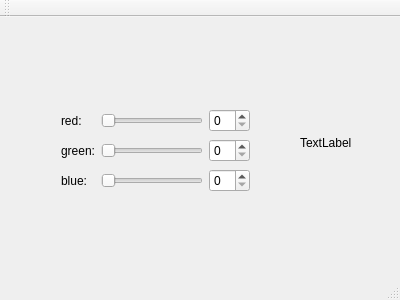
<?xml version="1.0" encoding="UTF-8"?>
<ui version="4.0">
 <class>MainWindow</class>
 <widget class="QMainWindow" name="MainWindow">
  <property name="geometry">
   <rect>
    <x>0</x>
    <y>0</y>
    <width>400</width>
    <height>300</height>
   </rect>
  </property>
  <property name="windowTitle">
   <string>MainWindow</string>
  </property>
  <widget class="QWidget" name="centralWidget">
   <widget class="QWidget" name="gridLayoutWidget">
    <property name="geometry">
     <rect>
      <x>50</x>
      <y>80</y>
      <width>211</width>
      <height>109</height>
     </rect>
    </property>
    <layout class="QGridLayout" name="gridLayout">
     <item row="2" column="0">
      <widget class="QLabel" name="labelGreen">
       <property name="text">
        <string>green:</string>
       </property>
      </widget>
     </item>
     <item row="3" column="1">
      <widget class="QSlider" name="horizontalSliderBlue">
       <property name="orientation">
        <enum>Qt::Horizontal</enum>
       </property>
      </widget>
     </item>
     <item row="3" column="0">
      <widget class="QLabel" name="labelBlue">
       <property name="text">
        <string>blue:</string>
       </property>
      </widget>
     </item>
     <item row="1" column="1">
      <widget class="QSlider" name="horizontalSliderRed">
       <property name="orientation">
        <enum>Qt::Horizontal</enum>
       </property>
      </widget>
     </item>
     <item row="1" column="0">
      <widget class="QLabel" name="labelRed">
       <property name="text">
        <string>red:</string>
       </property>
      </widget>
     </item>
     <item row="2" column="1">
      <widget class="QSlider" name="horizontalSliderGreen">
       <property name="orientation">
        <enum>Qt::Horizontal</enum>
       </property>
      </widget>
     </item>
     <item row="1" column="2">
      <widget class="QSpinBox" name="spinBoxRed"/>
     </item>
     <item row="2" column="2">
      <widget class="QSpinBox" name="spinBoxGreen"/>
     </item>
     <item row="3" column="2">
      <widget class="QSpinBox" name="spinBoxBlue"/>
     </item>
    </layout>
   </widget>
   <widget class="QLabel" name="colorLabel">
    <property name="geometry">
     <rect>
      <x>300</x>
      <y>100</y>
      <width>62</width>
      <height>51</height>
     </rect>
    </property>
    <property name="text">
     <string>TextLabel</string>
    </property>
   </widget>
  </widget>
  <widget class="QMenuBar" name="menuBar">
   <property name="geometry">
    <rect>
     <x>0</x>
     <y>0</y>
     <width>400</width>
     <height>25</height>
    </rect>
   </property>
  </widget>
  <widget class="QToolBar" name="mainToolBar">
   <attribute name="toolBarArea">
    <enum>TopToolBarArea</enum>
   </attribute>
   <attribute name="toolBarBreak">
    <bool>false</bool>
   </attribute>
  </widget>
  <widget class="QStatusBar" name="statusBar"/>
 </widget>
 <layoutdefault spacing="6" margin="11"/>
 <resources/>
 <connections/>
</ui>
